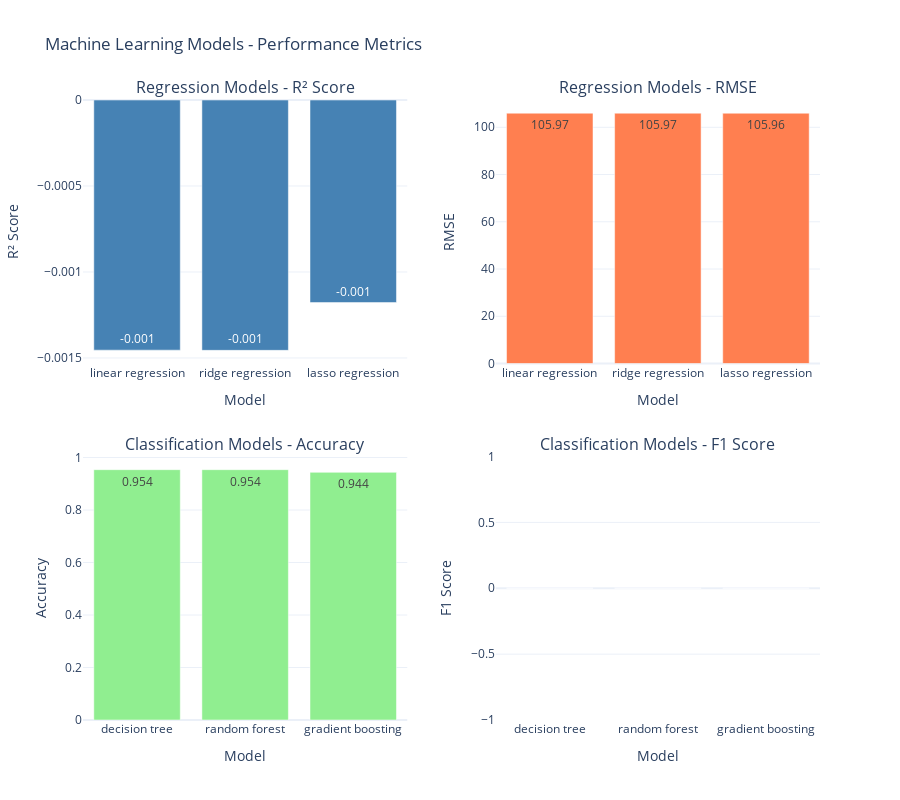

Notebook code for this chart:
### Code cell
# Additional ML Model Insights - Detailed Comparison
print("Creating detailed ML model performance comparison...")

fig = make_subplots(
    rows=2, cols=2,
    subplot_titles=('Regression Models - R² Score', 
                    'Regression Models - RMSE',
                    'Classification Models - Accuracy',
                    'Classification Models - F1 Score'),
    vertical_spacing=0.15,
    horizontal_spacing=0.12
)

# Regression R2 Score (use test_r2)
if len(regression_results) > 0:
    fig.add_trace(
        go.Bar(x=regression_results['model'], 
               y=regression_results['test_r2'],
               name='R² Score',
               text=regression_results['test_r2'].round(3),
               textposition='auto',
               marker_color='steelblue'),
        row=1, col=1
    )
    
    # Regression RMSE (use test_rmse)
    fig.add_trace(
        go.Bar(x=regression_results['model'], 
               y=regression_results['test_rmse'],
               name='RMSE',
               text=regression_results['test_rmse'].round(2),
               textposition='auto',
               marker_color='coral'),
        row=1, col=2
    )

# Classification Accuracy
if len(classification_results) > 0:
    fig.add_trace(
        go.Bar(x=classification_results['model'], 
               y=classification_results['accuracy'],
               name='Accuracy',
               text=classification_results['accuracy'].round(3),
               textposition='auto',
               marker_color='lightgreen'),
        row=2, col=1
    )
    
    # Classification F1 Score
    fig.add_trace(
        go.Bar(x=classification_results['model'], 
               y=classification_results['f1_score'],
               name='F1 Score',
               text=classification_results['f1_score'].round(3),
               textposition='auto',
               marker_color='mediumpurple'),
        row=2, col=2
    )

fig.update_layout(
    title_text="Machine Learning Models - Performance Metrics",
    showlegend=False,
    height=800,
    template='plotly_white'
)

fig.update_xaxes(title_text="Model", row=1, col=1)
fig.update_xaxes(title_text="Model", row=1, col=2)
fig.update_xaxes(title_text="Model", row=2, col=1)
fig.update_xaxes(title_text="Model", row=2, col=2)

fig.update_yaxes(title_text="R² Score", row=1, col=1)
fig.update_yaxes(title_text="RMSE", row=1, col=2)
fig.update_yaxes(title_text="Accuracy", row=2, col=1)
fig.update_yaxes(title_text="F1 Score", row=2, col=2)

fig.write_html(f'{viz_dir}/ml_models_detailed_comparison.html')
fig.show()
print("✓ Detailed ML model comparison saved!")

### Figure 1 — Plotly figure (JSON) as saved in the notebook; plotly's stock layout.template omitted (floating-point values rounded to 4 significant figures)
{"data": [{"marker": {"color": "steelblue"}, "name": "R² Score", "text": [-0.001, -0.001, -0.001], "textposition": "auto", "type": "bar", "x": ["linear regression", "ridge regression", "lasso regression"], "xaxis": "x", "y": [-0.001454, -0.001456, -0.001178], "yaxis": "y"}, {"marker": {"color": "coral"}, "name": "RMSE", "text": [106.0, 106.0, 106.0], "textposition": "auto", "type": "bar", "x": ["linear regression", "ridge regression", "lasso regression"], "xaxis": "x2", "y": [106.0, 106.0, 106.0], "yaxis": "y2"}, {"marker": {"color": "lightgreen"}, "name": "Accuracy", "text": [0.954, 0.954, 0.944], "textposition": "auto", "type": "bar", "x": ["decision tree", "random forest", "gradient boosting"], "xaxis": "x3", "y": [0.9537, 0.9537, 0.9437], "yaxis": "y3"}, {"marker": {"color": "mediumpurple"}, "name": "F1 Score", "text": [0.0, 0.0, 0.0], "textposition": "auto", "type": "bar", "x": ["decision tree", "random forest", "gradient boosting"], "xaxis": "x4", "y": [0.0, 0.0, 0.0], "yaxis": "y4"}], "layout": {"annotations": [{"font": {"size": 16}, "showarrow": false, "text": "Regression Models - R² Score", "x": 0.22, "xanchor": "center", "xref": "paper", "y": 1, "yanchor": "bottom", "yref": "paper"}, {"font": {"size": 16}, "showarrow": false, "text": "Regression Models - RMSE", "x": 0.78, "xanchor": "center", "xref": "paper", "y": 1, "yanchor": "bottom", "yref": "paper"}, {"font": {"size": 16}, "showarrow": false, "text": "Classification Models - Accuracy", "x": 0.22, "xanchor": "center", "xref": "paper", "y": 0.425, "yanchor": "bottom", "yref": "paper"}, {"font": {"size": 16}, "showarrow": false, "text": "Classification Models - F1 Score", "x": 0.78, "xanchor": "center", "xref": "paper", "y": 0.425, "yanchor": "bottom", "yref": "paper"}], "height": 800, "showlegend": false, "title": {"text": "Machine Learning Models - Performance Metrics"}, "xaxis": {"anchor": "y", "domain": [0, 0.44], "title": {"text": "Model"}}, "xaxis2": {"anchor": "y2", "domain": [0.56, 1], "title": {"text": "Model"}}, "xaxis3": {"anchor": "y3", "domain": [0, 0.44], "title": {"text": "Model"}}, "xaxis4": {"anchor": "y4", "domain": [0.56, 1], "title": {"text": "Model"}}, "yaxis": {"anchor": "x", "domain": [0.575, 1], "title": {"text": "R² Score"}}, "yaxis2": {"anchor": "x2", "domain": [0.575, 1], "title": {"text": "RMSE"}}, "yaxis3": {"anchor": "x3", "domain": [0, 0.425], "title": {"text": "Accuracy"}}, "yaxis4": {"anchor": "x4", "domain": [0, 0.425], "title": {"text": "F1 Score"}}}}
